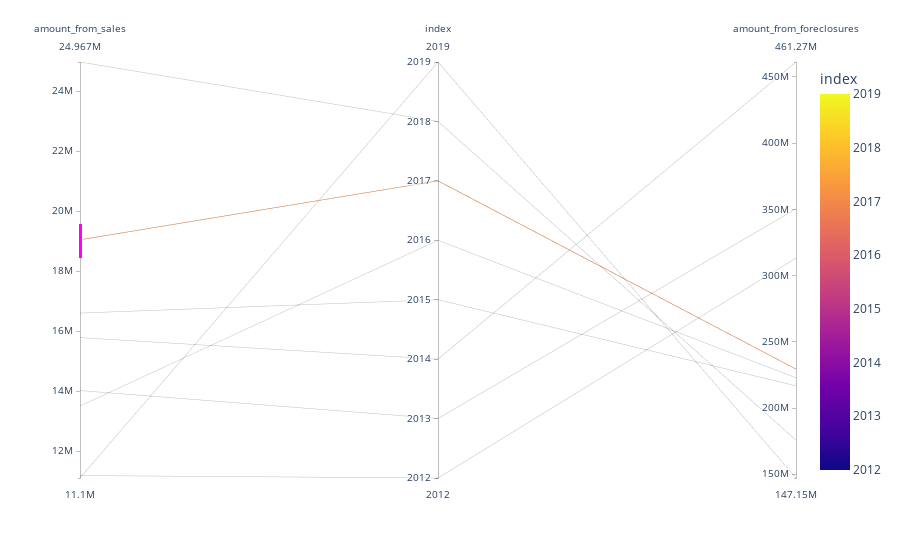

Notebook code for this chart:
### Markdown cell above
### Plot Data

### Code cell
# Use parallel_coordinates to plot data
plot3 = px.parallel_coordinates(sales_foreclosures_reord_df, 
                                color='index')
plot3

### Figure 1 — Plotly figure (JSON) as saved in the notebook; plotly's stock layout.template omitted (floating-point values rounded to 4 significant figures)
{"data": [{"dimensions": [{"constraintrange": [18430000.0, 19570000.0], "label": "amount_from_sales", "values": [11181723, 14014365, 15779621, 16596990, 13499315, 19041030, 24966952, 11100154]}, {"label": "index", "values": [2012, 2013, 2014, 2015, 2016, 2017, 2018, 2019]}, {"label": "amount_from_foreclosures", "values": [313200000.0, 350400000.0, 461300000.0, 216800000.0, 222800000.0, 229400000.0, 175800000.0, 147200000.0]}], "domain": {"x": [0, 1], "y": [0, 1]}, "line": {"color": [2012, 2013, 2014, 2015, 2016, 2017, 2018, 2019], "coloraxis": "coloraxis"}, "name": "", "type": "parcoords"}], "layout": {"autosize": true, "coloraxis": {"colorbar": {"title": {"text": "index"}}, "colorscale": [[0, "#0d0887"], [0.1111, "#46039f"], [0.2222, "#7201a8"], [0.3333, "#9c179e"], [0.4444, "#bd3786"], [0.5556, "#d8576b"], [0.6667, "#ed7953"], [0.7778, "#fb9f3a"], [0.8889, "#fdca26"], [1, "#f0f921"]]}, "legend": {"tracegroupgap": 0}, "margin": {"t": 60}}}
